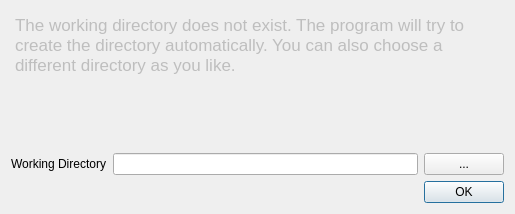
<?xml version="1.0" encoding="UTF-8"?>
<ui version="4.0">
 <class>StartSettingDialog</class>
 <widget class="QDialog" name="StartSettingDialog">
  <property name="geometry">
   <rect>
    <x>0</x>
    <y>0</y>
    <width>515</width>
    <height>214</height>
   </rect>
  </property>
  <property name="windowTitle">
   <string>Configuration</string>
  </property>
  <layout class="QVBoxLayout" name="verticalLayout">
   <item>
    <widget class="QTextEdit" name="textEdit">
     <property name="enabled">
      <bool>false</bool>
     </property>
     <property name="frameShape">
      <enum>QFrame::NoFrame</enum>
     </property>
     <property name="frameShadow">
      <enum>QFrame::Plain</enum>
     </property>
     <property name="readOnly">
      <bool>true</bool>
     </property>
     <property name="html">
      <string>&lt;!DOCTYPE HTML PUBLIC &quot;-//W3C//DTD HTML 4.0//EN&quot; &quot;http://www.w3.org/TR/REC-html40/strict.dtd&quot;&gt;
&lt;html&gt;&lt;head&gt;&lt;meta name=&quot;qrichtext&quot; content=&quot;1&quot; /&gt;&lt;style type=&quot;text/css&quot;&gt;
p, li { white-space: pre-wrap; }
&lt;/style&gt;&lt;/head&gt;&lt;body style=&quot; font-family:'Cantarell'; font-size:11pt; font-weight:400; font-style:normal;&quot;&gt;
&lt;p style=&quot; margin-top:0px; margin-bottom:0px; margin-left:0px; margin-right:0px; -qt-block-indent:0; text-indent:0px;&quot;&gt;&lt;span style=&quot; font-family:'Lucida Grande'; font-size:13pt;&quot;&gt;The working directory does not exist. The program will try to create the directory automatically. You can also choose a different directory as you like.&lt;/span&gt;&lt;/p&gt;&lt;/body&gt;&lt;/html&gt;</string>
     </property>
    </widget>
   </item>
   <item>
    <layout class="QHBoxLayout" name="horizontalLayout">
     <item>
      <widget class="QLabel" name="label">
       <property name="text">
        <string>Working Directory</string>
       </property>
      </widget>
     </item>
     <item>
      <widget class="QLineEdit" name="workDirLineEdit">
       <property name="minimumSize">
        <size>
         <width>200</width>
         <height>0</height>
        </size>
       </property>
      </widget>
     </item>
     <item>
      <widget class="QPushButton" name="pushButton">
       <property name="text">
        <string>...</string>
       </property>
      </widget>
     </item>
    </layout>
   </item>
   <item>
    <widget class="QDialogButtonBox" name="buttonBox">
     <property name="orientation">
      <enum>Qt::Horizontal</enum>
     </property>
     <property name="standardButtons">
      <set>QDialogButtonBox::Ok</set>
     </property>
    </widget>
   </item>
  </layout>
 </widget>
 <resources/>
 <connections>
  <connection>
   <sender>buttonBox</sender>
   <signal>accepted()</signal>
   <receiver>StartSettingDialog</receiver>
   <slot>accept()</slot>
   <hints>
    <hint type="sourcelabel">
     <x>248</x>
     <y>254</y>
    </hint>
    <hint type="destinationlabel">
     <x>157</x>
     <y>274</y>
    </hint>
   </hints>
  </connection>
  <connection>
   <sender>buttonBox</sender>
   <signal>rejected()</signal>
   <receiver>StartSettingDialog</receiver>
   <slot>reject()</slot>
   <hints>
    <hint type="sourcelabel">
     <x>316</x>
     <y>260</y>
    </hint>
    <hint type="destinationlabel">
     <x>286</x>
     <y>274</y>
    </hint>
   </hints>
  </connection>
 </connections>
</ui>
